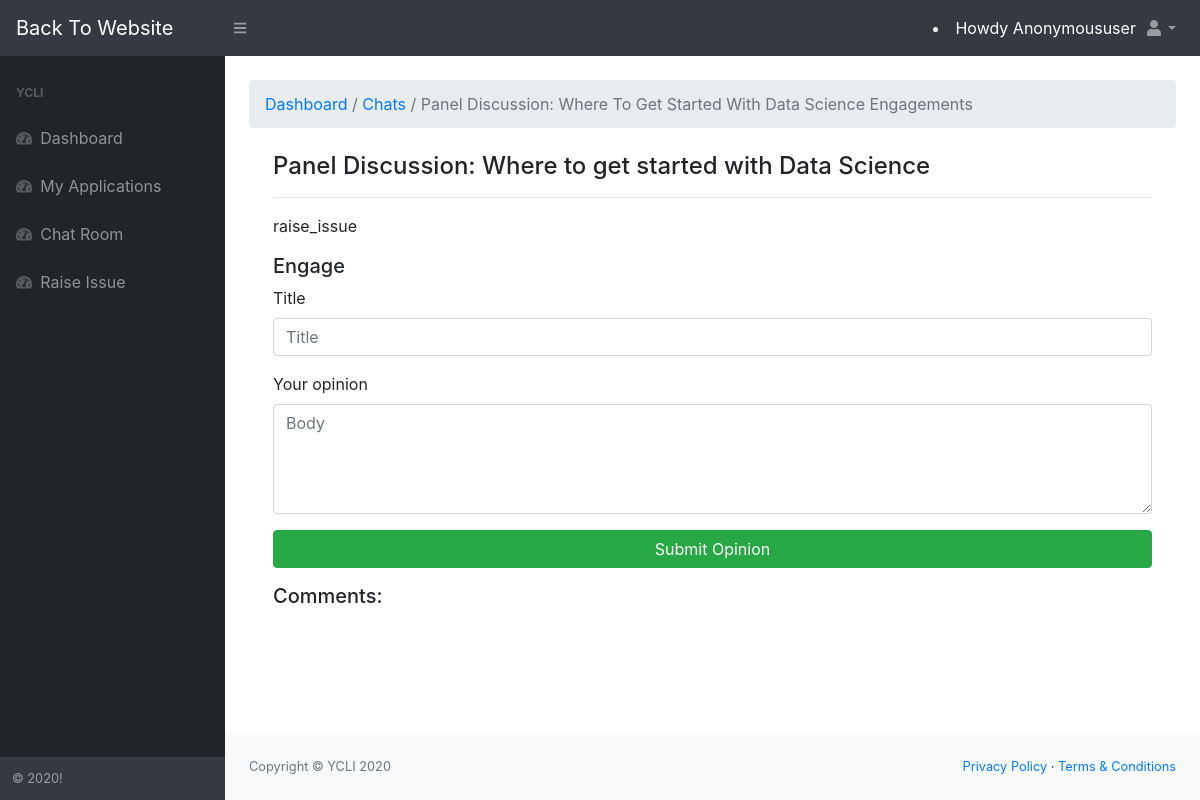
Page /dashboard/chatroom/chat/4/ on the earlier database version.
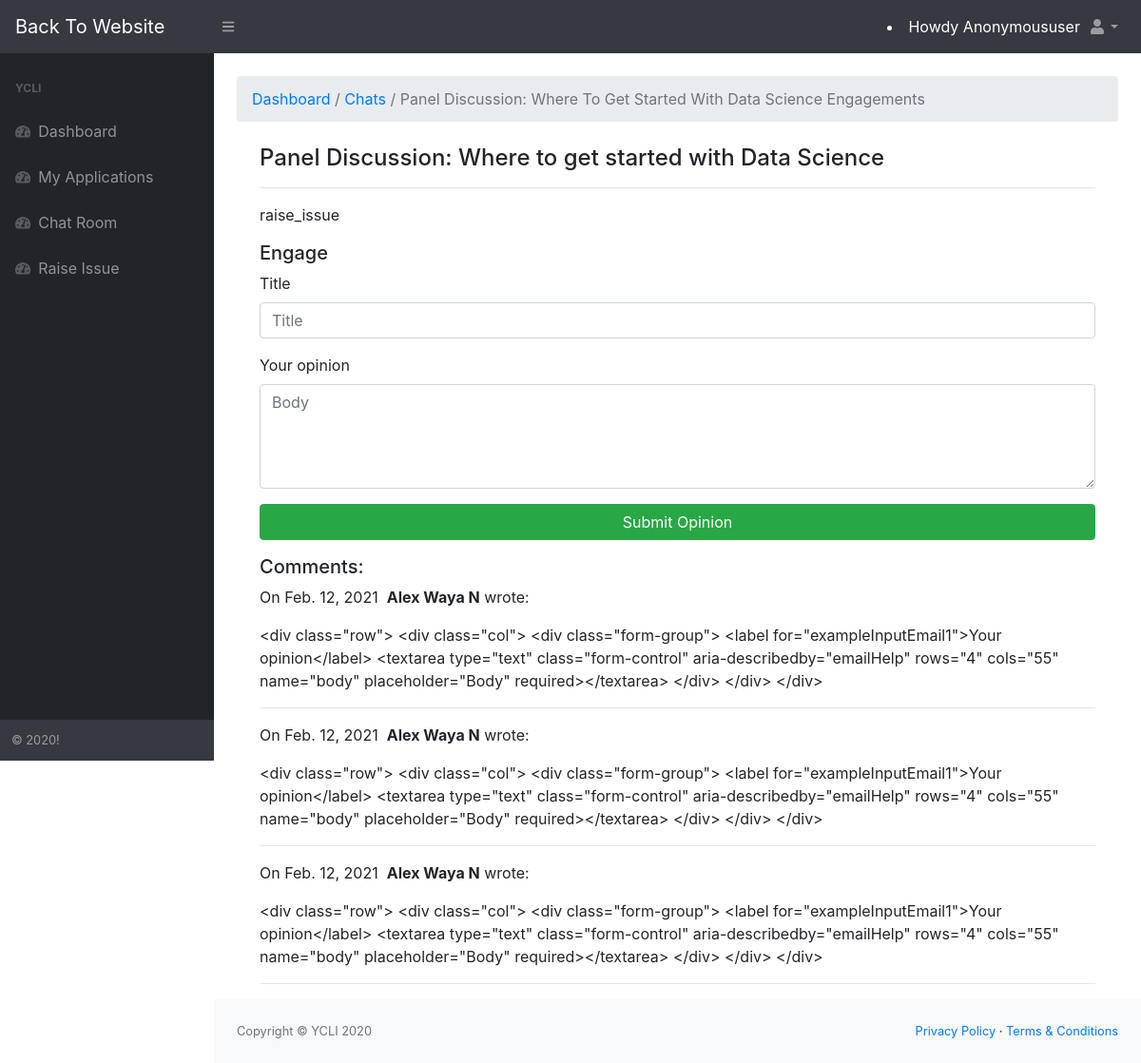
Same page on the later database version.
### chatroom/models.py (models this page shows)
class Chat(models.Model):
    title = models.CharField(max_length=255)
    body = models.TextField()
    created_on = models.DateTimeField(auto_now_add=True)
    last_modified = models.DateTimeField(auto_now=True)
    categories = models.ManyToManyField('Category', related_name='posts')

class Comment(models.Model):
    author = models.CharField(max_length=60)
    body = models.TextField()
    created_on = models.DateTimeField(auto_now_add=True)
    post = models.ForeignKey('Chat', on_delete=models.CASCADE)

### chatroom/views.py (the view, shortened to what this page needs)
# urls.py: path("chat/<int:pk>/", views.chat_detail, name="chat_detail"),
def chat_detail(request, pk):
    post = Chat.objects.get(pk=pk)
    form = CommentForm()
    comments = Comment.objects.filter(post=post)
    context = {
        "post": post,
        "comments": comments,
        "form": form,
    }
    return render(request, "chatroom/chat_detail.html", context)

### chatroom/forms.py
class CommentForm(forms.Form):
    author = forms.CharField(
        max_length=60,
        widget=forms.TextInput(attrs={
            "class": "form-control",
            "placeholder": "Your Name"
        })
    )
    body = forms.CharField(widget=forms.Textarea(
        attrs={
            "class": "form-control",
            "placeholder": "Leave a comment!"
        })
    )

### chatroom/templates/chatroom/chat_detail.html (shortened to what this page needs)
{% extends 'accounts/dashboard.html' %}
{% block dashboard_content %}
{% load static %}
<div class="container-fluid">
    <ol class="breadcrumb mb-4">
        <li class="breadcrumb-item active"><a href="{% url 'my_dashboard_view' %}" style="text-decoration: none;">Dashboard</a>&nbsp;/&nbsp; <a style="text-decoration: none;" href="{% url 'chat_index' %}">Chats</a>&nbsp;/ {{ post.title | title }} Engagements</li>
    </ol>
    <div class="container">
        <div class="">
            <h4>{{ post.title }}</h4>
            <hr>
            <p>{{ post.body | linebreaks }}</p>
            <h5>Engage</h5>
            <form action="/dashboard/chatroom/chat/{{ post.pk }}/" method="post">
                <div class="row">
                    <div class="col">
                      <div class="form-group">
                        <label for="exampleInputEmail1">Title</label>
                        <input type="text" class="form-control" name="author" aria-describedby="emailHelp" placeholder="Title" required>
                      </div>
                    </div>
                </div>
                <div class="row">
                    <div class="col">
                      <div class="form-group">
                          <label for="exampleInputEmail1">Your opinion</label>
                          <textarea type="text" class="form-control" aria-describedby="emailHelp" rows="4" cols="55" name="body" placeholder="Body" required></textarea>
                      </div>
                    </div>
                </div>
                <div class="form-group">
                <button type="submit" class="btn btn-success btn-block">Submit Opinion</button>
              </div>
            </form>
            <h5>Comments:</h5>
            {% for comment in comments %}
            <p>
                On {{comment.created_on.date }}&nbsp;
                <b>{{ comment.author }}</b> wrote:
            </p>
            <p>{{ comment.body }}</p>
            <hr>
            {% endfor %}
        </div>
    </div>
</div>
{% endblock %}

### accounts/templates/accounts/dashboard.html (shortened to what this page needs)
{% load static %}
<!DOCTYPE html>
<html lang="en">
    <head>
        <link rel="stylesheet" type="text/css" href="{% static 'css/styles.css' %}">
        <link href="https://cdn.datatables.net/1.10.20/css/dataTables.bootstrap4.min.css" rel="stylesheet" />
    </head>
    <body class="sb-nav-fixed">
        <nav class="sb-topnav navbar navbar-expand navbar-dark bg-dark">
            <a class="navbar-brand" href="/">Back To Website</a>
            <button class="btn btn-link btn-sm order-1 order-lg-0" id="sidebarToggle" href="#"><i class="fas fa-bars"></i></button>
            <li class="nav-item ml-auto" style="color: #fff; text-decoration: none;">Howdy {{ request.user | title }}</li>
            <ul class="navbar-nav ml-auto ml-md-0">
                <li class="nav-item dropdown">
                    <a class="nav-link dropdown-toggle" id="userDropdown" href="#" role="button" data-toggle="dropdown" aria-haspopup="true" aria-expanded="false"><i class="fas fa-user fa-fw"></i></a>
                </li>
            </ul>
        </nav>
        <div id="layoutSidenav">
            <div id="layoutSidenav_nav">
                <nav class="sb-sidenav accordion sb-sidenav-dark" id="sidenavAccordion">
                    <div class="sb-sidenav-menu">
                        <div class="nav">
                            <div class="sb-sidenav-menu-heading">YCLI</div>
                            <a class="nav-link" href="{% url 'my_dashboard_view' %}">
                                <div class="sb-nav-link-icon"><i class="fas fa-tachometer-alt"></i></div>
                                Dashboard
                            </a>
                            <a class="nav-link" href="{% url 'my_applications_view' %}">
                                <div class="sb-nav-link-icon"><i class="fas fa-tachometer-alt"></i></div>
                                My Applications
                            </a>
                            <a class="nav-link" href="{% url 'chat_index' %}">
                                <div class="sb-nav-link-icon"><i class="fas fa-tachometer-alt"></i></div>
                                Chat Room
                            </a>
                            <a class="nav-link" href="{% url 'raise_issue' %}">
                                <div class="sb-nav-link-icon"><i class="fas fa-tachometer-alt"></i></div>
                                Raise Issue
                            </a>
                        </div>
                    </div>
                    <div class="sb-sidenav-footer">
                        <div class="small">&copy; 2020!</div>
                    </div>
                </nav>
            </div>
            <div id="layoutSidenav_content">
                <main>
                    <div class="">
                        {% block dashboard_content %}
                        {% endblock %}
                    </div>
                </main>
                <footer class="py-4 bg-light mt-auto">
                    <div class="container-fluid">
                        <div class="d-flex align-items-center justify-content-between small">
                            <div class="text-muted">Copyright &copy; YCLI 2020</div>
                            <div>
                                <a href="#">Privacy Policy</a>
                                &middot;
                                <a href="#">Terms &amp; Conditions</a>
                            </div>
                        </div>
                    </div>
                </footer>
            </div>
        </div>
    </body>
</html>

Differences in the rows shown:
added Comment: created_on "Feb. 12, 2021", author "Alex Waya N", body "<div class=\"row\"> <div class=\"col\"> <div class=\"form-group\"> <label for=\"exampleInputEmail1\">Your opinion</label> <textarea type=\"text\" class=\"form-control\" aria-describedby=\"emailHelp\" rows=\"4\" cols=\"55\" name=\"body\" placeholder=\"Body\" required></textarea> </div> </div> </div>"
added Comment: created_on "Feb. 12, 2021", author "Alex Waya N", body "<div class=\"row\"> <div class=\"col\"> <div class=\"form-group\"> <label for=\"exampleInputEmail1\">Your opinion</label> <textarea type=\"text\" class=\"form-control\" aria-describedby=\"emailHelp\" rows=\"4\" cols=\"55\" name=\"body\" placeholder=\"Body\" required></textarea> </div> </div> </div>"
added Comment: created_on "Feb. 12, 2021", author "Alex Waya N", body "<div class=\"row\"> <div class=\"col\"> <div class=\"form-group\"> <label for=\"exampleInputEmail1\">Your opinion</label> <textarea type=\"text\" class=\"form-control\" aria-describedby=\"emailHelp\" rows=\"4\" cols=\"55\" name=\"body\" placeholder=\"Body\" required></textarea> </div> </div> </div>"
